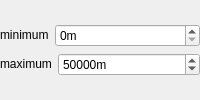
                <widget class="QWidget" name="page_7">
                 <layout class="QVBoxLayout" name="verticalLayout_14">
                  <property name="leftMargin">
                   <number>0</number>
                  </property>
                  <property name="topMargin">
                   <number>0</number>
                  </property>
                  <property name="rightMargin">
                   <number>0</number>
                  </property>
                  <property name="bottomMargin">
                   <number>0</number>
                  </property>
                  <item>
                   <layout class="QVBoxLayout" name="verticalLayout_23">
                    <property name="rightMargin">
                     <number>0</number>
                    </property>
                    <item>
                     <layout class="QHBoxLayout" name="horizontalLayout_24" stretch="0,10">
                      <item>
                       <widget class="QLabel" name="m_pLatLabel_10">
                        <property name="sizePolicy">
                         <sizepolicy hsizetype="Preferred" vsizetype="Fixed">
                          <horstretch>0</horstretch>
                          <verstretch>0</verstretch>
                         </sizepolicy>
                        </property>
                        <property name="minimumSize">
                         <size>
                          <width>0</width>
                          <height>20</height>
                         </size>
                        </property>
                        <property name="text">
                         <string>minimum</string>
                        </property>
                       </widget>
                      </item>
                      <item>
                       <widget class="QDoubleSpinBox" name="m_pMinSpx_2">
                        <property name="sizePolicy">
                         <sizepolicy hsizetype="Expanding" vsizetype="Fixed">
                          <horstretch>0</horstretch>
                          <verstretch>0</verstretch>
                         </sizepolicy>
                        </property>
                        <property name="contextMenuPolicy">
                         <enum>Qt::NoContextMenu</enum>
                        </property>
                        <property name="suffix">
                         <string>m</string>
                        </property>
                        <property name="decimals">
                         <number>0</number>
                        </property>
                        <property name="minimum">
                         <double>0.000000000000000</double>
                        </property>
                        <property name="maximum">
                         <double>100000.000000000000000</double>
                        </property>
                        <property name="singleStep">
                         <double>1.000000000000000</double>
                        </property>
                       </widget>
                      </item>
                     </layout>
                    </item>
                    <item>
                     <layout class="QHBoxLayout" name="horizontalLayout_26" stretch="0,10">
                      <item>
                       <widget class="QLabel" name="m_pLatLabel_11">
                        <property name="sizePolicy">
                         <sizepolicy hsizetype="Preferred" vsizetype="Fixed">
                          <horstretch>0</horstretch>
                          <verstretch>0</verstretch>
                         </sizepolicy>
                        </property>
                        <property name="minimumSize">
                         <size>
                          <width>0</width>
                          <height>20</height>
                         </size>
                        </property>
                        <property name="text">
                         <string>maximum</string>
                        </property>
                       </widget>
                      </item>
                      <item>
                       <widget class="QDoubleSpinBox" name="m_pMaxSpx_2">
                        <property name="sizePolicy">
                         <sizepolicy hsizetype="Expanding" vsizetype="Fixed">
                          <horstretch>0</horstretch>
                          <verstretch>0</verstretch>
                         </sizepolicy>
                        </property>
                        <property name="contextMenuPolicy">
                         <enum>Qt::NoContextMenu</enum>
                        </property>
                        <property name="suffix">
                         <string>m</string>
                        </property>
                        <property name="decimals">
                         <number>0</number>
                        </property>
                        <property name="minimum">
                         <double>0.000000000000000</double>
                        </property>
                        <property name="maximum">
                         <double>500000.000000000000000</double>
                        </property>
                        <property name="singleStep">
                         <double>1.000000000000000</double>
                        </property>
                        <property name="value">
                         <double>50000.000000000000000</double>
                        </property>
                       </widget>
                      </item>
                     </layout>
                    </item>
                   </layout>
                  </item>
                 </layout>
                </widget>
